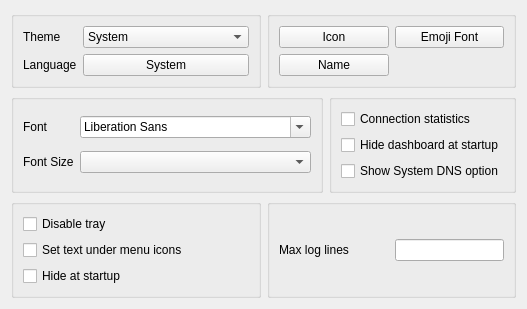
     <widget class="QWidget" name="tab_2">
      <attribute name="title">
       <string>Style</string>
      </attribute>
      <layout class="QGridLayout" name="gridLayout_5">
       <item row="2" column="0">
        <layout class="QHBoxLayout" name="style_h_2">
         <item>
          <widget class="QGroupBox" name="traffic_statistics_box">
           <layout class="QGridLayout" name="gridLayout_8">
            <item row="0" column="0">
             <widget class="QLabel" name="label_2">
              <property name="text">
               <string>Font</string>
              </property>
             </widget>
            </item>
            <item row="0" column="1">
             <widget class="QFontComboBox" name="font"/>
            </item>
            <item row="1" column="0">
             <widget class="QLabel" name="label_5">
              <property name="text">
               <string>Font Size</string>
              </property>
             </widget>
            </item>
            <item row="1" column="1">
             <widget class="QComboBox" name="font_size"/>
            </item>
           </layout>
          </widget>
         </item>
         <item>
          <widget class="QGroupBox" name="connection_statistics_box">
           <layout class="QVBoxLayout" name="verticalLayout_7">
            <item>
             <widget class="QCheckBox" name="connection_statistics">
              <property name="text">
               <string>Connection statistics</string>
              </property>
             </widget>
            </item>
            <item>
             <widget class="QCheckBox" name="start_minimal">
              <property name="sizePolicy">
               <sizepolicy hsizetype="Preferred" vsizetype="Fixed">
                <horstretch>0</horstretch>
                <verstretch>0</verstretch>
               </sizepolicy>
              </property>
              <property name="text">
               <string>Hide dashboard at startup</string>
              </property>
             </widget>
            </item>
            <item>
             <widget class="QCheckBox" name="show_system_dns">
              <property name="text">
               <string>Show System DNS option</string>
              </property>
             </widget>
            </item>
           </layout>
          </widget>
         </item>
        </layout>
       </item>
       <item row="3" column="0">
        <layout class="QHBoxLayout" name="style_h_3">
         <item>
          <widget class="QGroupBox" name="horizontalGroupBox_5">
           <layout class="QVBoxLayout" name="verticalLayout_5">
            <item>
             <widget class="QCheckBox" name="disable_tray">
              <property name="text">
               <string>Disable tray</string>
              </property>
             </widget>
            </item>
            <item>
             <widget class="QCheckBox" name="set_text_under_menu_icons">
              <property name="text">
               <string>Set text under menu icons</string>
              </property>
             </widget>
            </item>
            <item>
             <widget class="QCheckBox" name="auto_hide">
              <property name="text">
               <string>Hide at startup</string>
              </property>
             </widget>
            </item>
           </layout>
          </widget>
         </item>
         <item>
          <widget class="QGroupBox" name="groupBox_2">
           <layout class="QGridLayout" name="gridLayout_12">
            <item row="1" column="0">
             <widget class="QLabel" name="label_17">
              <property name="text">
               <string>Max log lines</string>
              </property>
             </widget>
            </item>
            <item row="1" column="1">
             <widget class="QLineEdit" name="max_log_line">
              <property name="sizePolicy">
               <sizepolicy hsizetype="Ignored" vsizetype="Fixed">
                <horstretch>0</horstretch>
                <verstretch>0</verstretch>
               </sizepolicy>
              </property>
             </widget>
            </item>
           </layout>
          </widget>
         </item>
        </layout>
       </item>
       <item row="0" column="0">
        <layout class="QHBoxLayout" name="style_h_1">
         <item>
          <widget class="QGroupBox" name="groupBox">
           <layout class="QGridLayout" name="gridLayout_10">
            <item row="0" column="0">
             <widget class="QLabel" name="label_8">
              <property name="sizePolicy">
               <sizepolicy hsizetype="Maximum" vsizetype="Maximum">
                <horstretch>0</horstretch>
                <verstretch>0</verstretch>
               </sizepolicy>
              </property>
              <property name="text">
               <string>Theme</string>
              </property>
             </widget>
            </item>
            <item row="0" column="1">
             <widget class="QComboBox" name="theme">
              <item>
               <property name="text">
                <string>System</string>
               </property>
              </item>
             </widget>
            </item>
            <item row="1" column="0">
             <widget class="QLabel" name="label_15">
              <property name="sizePolicy">
               <sizepolicy hsizetype="Maximum" vsizetype="Maximum">
                <horstretch>0</horstretch>
                <verstretch>0</verstretch>
               </sizepolicy>
              </property>
              <property name="text">
               <string>Language</string>
              </property>
             </widget>
            </item>
            <item row="1" column="1">
             <widget class="QPushButton" name="language_button">
              <property name="text">
               <string>System</string>
              </property>
             </widget>
            </item>
           </layout>
          </widget>
         </item>
         <item>
          <widget class="QGroupBox" name="groupBox2">
           <layout class="QGridLayout" name="gridLayout_4">
            <item row="0" column="0">
             <widget class="QPushButton" name="icon">
              <property name="text">
               <string>Icon</string>
              </property>
             </widget>
            </item>
            <item row="0" column="1">
             <widget class="QPushButton" name="emoji">
              <property name="text">
               <string>Emoji Font</string>
              </property>
             </widget>
            </item>
            <item row="1" column="0">
             <widget class="QPushButton" name="title_edit">
              <property name="text">
               <string>Name</string>
              </property>
             </widget>
            </item>
           </layout>
          </widget>
         </item>
        </layout>
       </item>
      </layout>
     </widget>
